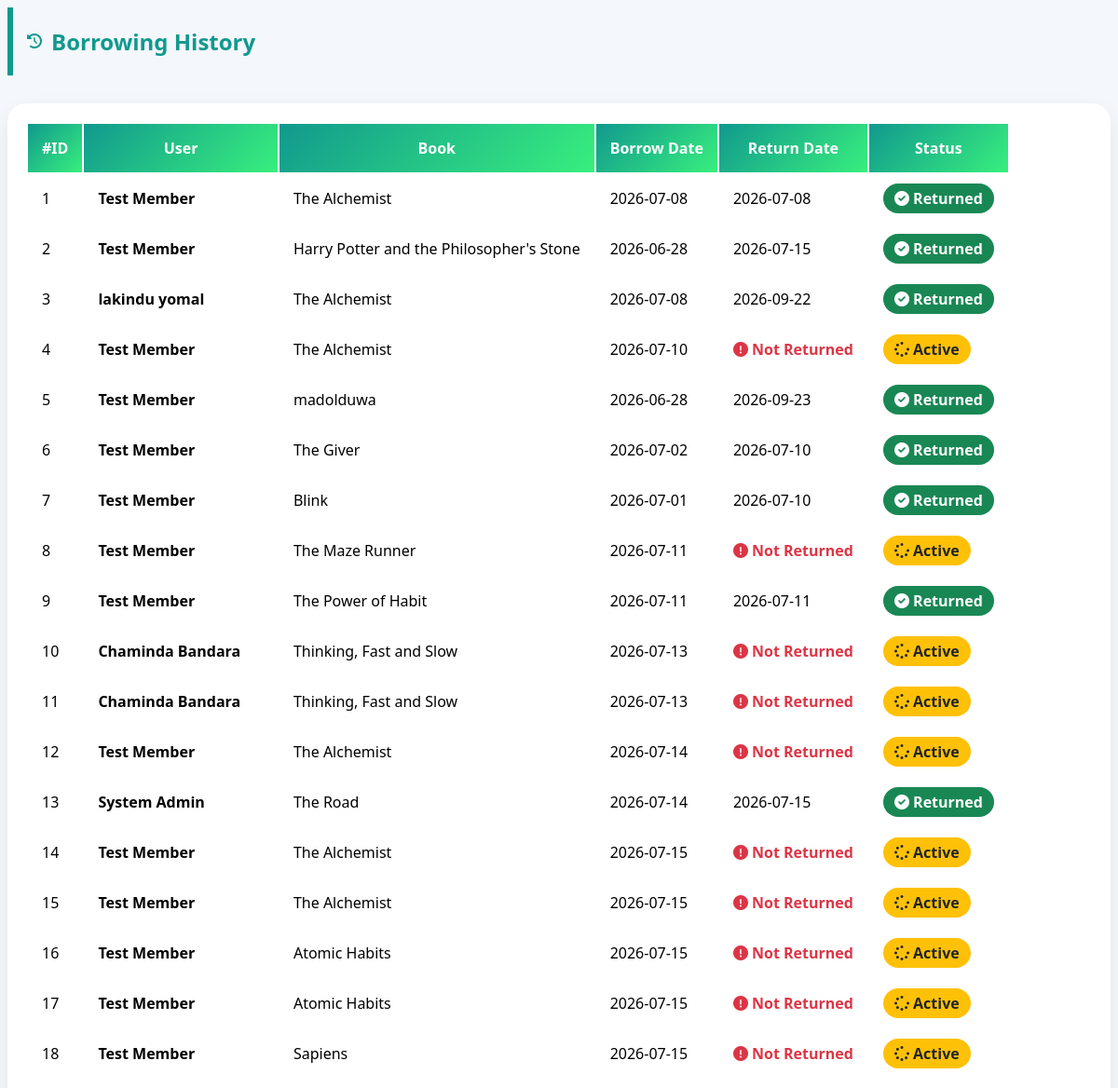
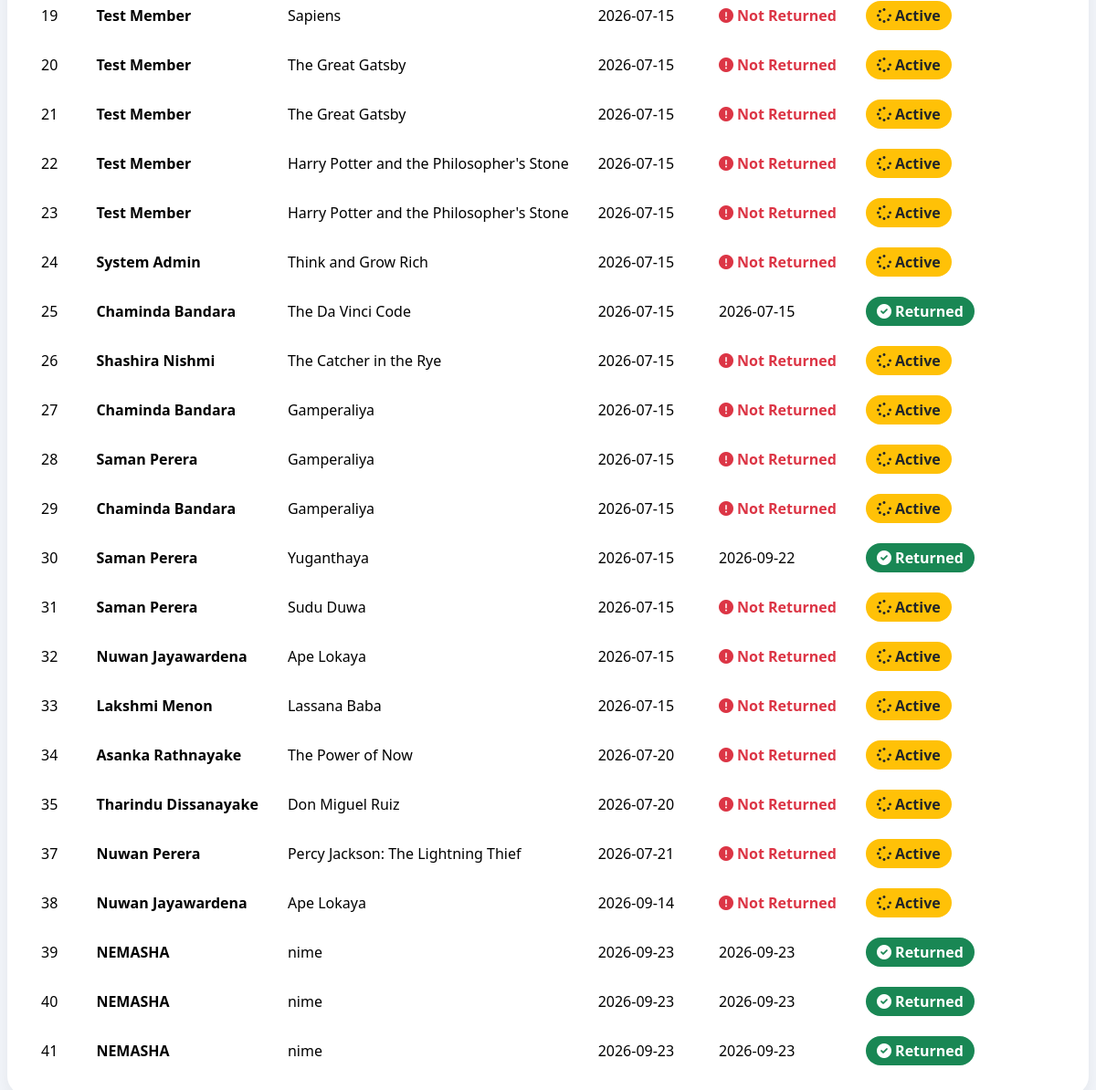
Page /view_borrowings.php on the committed database (2 pictures, top to bottom).
### tables this page shows
CREATE TABLE `borrow` (
  `borrow_id` int(11) NOT NULL,
  `user_id` int(11) NOT NULL,
  `book_id` int(11) NOT NULL,
  `borrow_date` date NOT NULL,
  `return_date` date DEFAULT NULL,
  `status` varchar(50) NOT NULL
);

CREATE TABLE `users` (
  `user_id` int(11) NOT NULL,
  `name` varchar(100) NOT NULL,
  `email` varchar(100) NOT NULL,
  `role` varchar(50) NOT NULL,
  `password` varchar(255) DEFAULT NULL
);

CREATE TABLE `books` (
  `book_id` int(11) NOT NULL,
  `title` varchar(150) NOT NULL,
  `author` varchar(100) NOT NULL,
  `category_id` int(11) NOT NULL,
  `quantity` int(11) NOT NULL DEFAULT 0,
  `status` varchar(20) DEFAULT 'Good'
);

### view_borrowings.php (the view, shortened to what this page needs)
<?php
include 'config.php';
$sql = "SELECT b.borrow_id, u.name as user_name, bk.title, b.borrow_date, b.return_date, b.status
        FROM Borrow b JOIN Users u ON b.user_id = u.user_id JOIN Books bk ON b.book_id = bk.book_id";
$result = mysqli_query($conn, $sql);
?>
<link rel="stylesheet" href="https://cdnjs.cloudflare.com/ajax/libs/font-awesome/6.0.0/css/all.min.css">
<div class="container mt-5 mb-5">
    <div class="page-title">
        <i class="fas fa-history"></i>
        <h2 class="m-0">Borrowing History</h2>
    </div>
    <div class="table-container">
        <div class="table-responsive">
            <table class="table table-hover">
                <thead>
                    <tr><th>#ID</th><th>User</th><th>Book</th><th>Borrow Date</th><th>Return Date</th><th>Status</th></tr>
                </thead>
                <tbody>
                    <?php while($row = mysqli_fetch_assoc($result)): ?>
                    <tr>
                        <td><span class="badge bg-light text-dark border"><?php echo $row['borrow_id']; ?></span></td>
                        <td><b><?php echo $row['user_name']; ?></b></td>
                        <td><?php echo $row['title']; ?></td>
                        <td><?php echo $row['borrow_date']; ?></td>
                        <td><?php echo $row['return_date'] ? $row['return_date'] : '<span class="text-not-returned"><i class="fas fa-exclamation-circle me-1"></i> Not Returned</span>'; ?></td>
                        <td>
                            <?php if($row['status'] == 'Borrowed') { echo '<span class="badge-status-active"><i class="fas fa-spinner me-1"></i> Active</span>'; }
                                  else { echo '<span class="badge-status-returned"><i class="fas fa-check-circle me-1"></i> Returned</span>'; } ?>
                        </td>
                    </tr>
                    <?php endwhile; ?>
                </tbody>
            </table>
        </div>
    </div>
</div>

### view_borrowings.php (style rules this page uses)
.page-title { border-left: 6px solid #11998e; padding-left: 15px; font-weight: 700; color: #11998e; margin-bottom: 30px; display: flex; align-items: center; }
.page-title i { color: #11998e; margin-right: 10px; }
.table-container { background: white; border-radius: 20px; padding: 20px; box-shadow: 0 10px 25px rgba(0,0,0,0.08); }
.table { margin-bottom: 0; overflow: hidden; }
.table thead th { background: linear-gradient(135deg, #11998e 0%, #38ef7d 100%); color: white; border: none; padding: 15px; }
.table tbody tr { transition: 0.2s; }
.table tbody td { padding: 15px; vertical-align: middle; }
.badge-status-active { background: #ffc107; color: #212529; padding: 5px 12px; border-radius: 20px; font-weight: 600; }
.badge-status-returned { background: #198754; color: white; padding: 5px 12px; border-radius: 20px; font-weight: 600; }
.text-not-returned { color: #dc3545; font-weight: 600; }

### rows in the picture
borrow: borrow_id "1", user.name "Test Member", book.title "The Alchemist", borrow_date "2026-07-08", return_date "2026-07-08", status "Returned" (drawn)
borrow: borrow_id "2", user.name "Test Member", book.title "Harry Potter and the Philosopher's Stone", borrow_date "2026-06-28", return_date "2026-07-15", status "Returned" (drawn)
borrow: borrow_id "3", user.name "lakindu yomal", book.title "The Alchemist", borrow_date "2026-07-08", return_date "2026-09-22", status "Returned" (drawn)
borrow: borrow_id "4", user.name "Test Member", book.title "The Alchemist", borrow_date "2026-07-10", shows "Not Returned", status "Borrowed" (drawn)
borrow: borrow_id "5", user.name "Test Member", book.title "madolduwa", borrow_date "2026-06-28", return_date "2026-09-23", status "Returned" (drawn)
borrow: borrow_id "6", user.name "Test Member", book.title "The Giver", borrow_date "2026-07-02", return_date "2026-07-10", status "Returned" (drawn)
borrow: borrow_id "7", user.name "Test Member", book.title "Blink", borrow_date "2026-07-01", return_date "2026-07-10", status "Returned" (drawn)
borrow: borrow_id "8", user.name "Test Member", book.title "The Maze Runner", borrow_date "2026-07-11", shows "Not Returned", status "Borrowed" (drawn)
borrow: borrow_id "9", user.name "Test Member", book.title "The Power of Habit", borrow_date "2026-07-11", return_date "2026-07-11", status "Returned" (drawn)
borrow: borrow_id "10", user.name "Chaminda Bandara", book.title "Thinking, Fast and Slow", borrow_date "2026-07-13", shows "Not Returned", status "Borrowed" (drawn)
borrow: borrow_id "11", user.name "Chaminda Bandara", book.title "Thinking, Fast and Slow", borrow_date "2026-07-13", shows "Not Returned", status "Borrowed" (drawn)
borrow: borrow_id "12", user.name "Test Member", book.title "The Alchemist", borrow_date "2026-07-14", shows "Not Returned", status "Borrowed" (drawn)
borrow: borrow_id "13", user.name "System Admin", book.title "The Road", borrow_date "2026-07-14", return_date "2026-07-15", status "Returned" (drawn)
borrow: borrow_id "14", user.name "Test Member", book.title "The Alchemist", borrow_date "2026-07-15", shows "Not Returned", status "Borrowed" (drawn)
borrow: borrow_id "15", user.name "Test Member", book.title "The Alchemist", borrow_date "2026-07-15", shows "Not Returned", status "Borrowed" (drawn)
borrow: borrow_id "16", user.name "Test Member", book.title "Atomic Habits", borrow_date "2026-07-15", shows "Not Returned", status "Borrowed" (drawn)
borrow: borrow_id "17", user.name "Test Member", book.title "Atomic Habits", borrow_date "2026-07-15", shows "Not Returned", status "Borrowed" (drawn)
borrow: borrow_id "18", user.name "Test Member", book.title "Sapiens", borrow_date "2026-07-15", shows "Not Returned", status "Borrowed" (drawn)
borrow: borrow_id "19", user.name "Test Member", book.title "Sapiens", borrow_date "2026-07-15", shows "Not Returned", status "Borrowed" (drawn)
borrow: borrow_id "20", user.name "Test Member", book.title "The Great Gatsby", borrow_date "2026-07-15", shows "Not Returned", status "Borrowed" (drawn)
borrow: borrow_id "21", user.name "Test Member", book.title "The Great Gatsby", borrow_date "2026-07-15", shows "Not Returned", status "Borrowed" (drawn)
borrow: borrow_id "22", user.name "Test Member", book.title "Harry Potter and the Philosopher's Stone", borrow_date "2026-07-15", shows "Not Returned", status "Borrowed" (drawn)
borrow: borrow_id "23", user.name "Test Member", book.title "Harry Potter and the Philosopher's Stone", borrow_date "2026-07-15", shows "Not Returned", status "Borrowed" (drawn)
borrow: borrow_id "24", user.name "System Admin", book.title "Think and Grow Rich", borrow_date "2026-07-15", shows "Not Returned", status "Borrowed" (drawn)
borrow: borrow_id "25", user.name "Chaminda Bandara", book.title "The Da Vinci Code", borrow_date "2026-07-15", return_date "2026-07-15", status "Returned" (drawn)
borrow: borrow_id "26", user.name "Shashira Nishmi", book.title "The Catcher in the Rye", borrow_date "2026-07-15", shows "Not Returned", status "Borrowed" (drawn)
borrow: borrow_id "27", user.name "Chaminda Bandara", book.title "Gamperaliya", borrow_date "2026-07-15", shows "Not Returned", status "Borrowed" (drawn)
borrow: borrow_id "28", user.name "Saman Perera", book.title "Gamperaliya", borrow_date "2026-07-15", shows "Not Returned", status "Borrowed" (drawn)
borrow: borrow_id "29", user.name "Chaminda Bandara", book.title "Gamperaliya", borrow_date "2026-07-15", shows "Not Returned", status "Borrowed" (drawn)
borrow: borrow_id "30", user.name "Saman Perera", book.title "Yuganthaya", borrow_date "2026-07-15", return_date "2026-09-22", status "Returned" (drawn)
borrow: borrow_id "31", user.name "Saman Perera", book.title "Sudu Duwa", borrow_date "2026-07-15", shows "Not Returned", status "Borrowed" (drawn)
borrow: borrow_id "32", user.name "Nuwan Jayawardena", book.title "Ape Lokaya", borrow_date "2026-07-15", shows "Not Returned", status "Borrowed" (drawn)
borrow: borrow_id "33", user.name "Lakshmi Menon", book.title "Lassana Baba", borrow_date "2026-07-15", shows "Not Returned", status "Borrowed" (drawn)
borrow: borrow_id "34", user.name "Asanka Rathnayake", book.title "The Power of Now", borrow_date "2026-07-20", shows "Not Returned", status "Borrowed" (drawn)
borrow: borrow_id "35", user.name "Tharindu Dissanayake", book.title "Don Miguel Ruiz", borrow_date "2026-07-20", shows "Not Returned", status "Borrowed" (drawn)
borrow: borrow_id "37", user.name "Nuwan Perera", book.title "Percy Jackson: The Lightning Thief", borrow_date "2026-07-21", shows "Not Returned", status "Borrowed" (drawn)
borrow: borrow_id "38", user.name "Nuwan Jayawardena", book.title "Ape Lokaya", borrow_date "2026-09-14", shows "Not Returned", status "Borrowed" (drawn)
borrow: borrow_id "39", user.name "NEMASHA", book.title "nime", borrow_date "2026-09-23", return_date "2026-09-23", status "Returned" (drawn)
borrow: borrow_id "40", user.name "NEMASHA", book.title "nime", borrow_date "2026-09-23", return_date "2026-09-23", status "Returned" (drawn)
borrow: borrow_id "41", user.name "NEMASHA", book.title "nime", borrow_date "2026-09-23", return_date "2026-09-23", status "Returned" (drawn)
